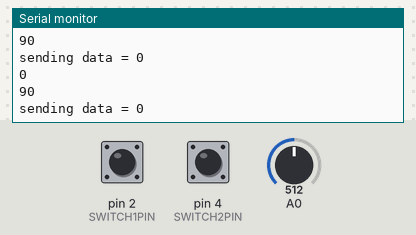
This sketch was run on a simulated Arduino Uno, built with avr-gcc and run on an emulated ATmega328P. Shown: the last lines printed to the serial monitor. The inputs (shaded band) are chosen by the test bench; at power-on: A0 = 512, pin 2 (SWITCH1PIN) LOW, pin 4 (SWITCH2PIN) LOW. No radio packets arrive unless stated.

Above: at 1.2 s.
1.3 s: A0 set to 716
At 2.2 s:
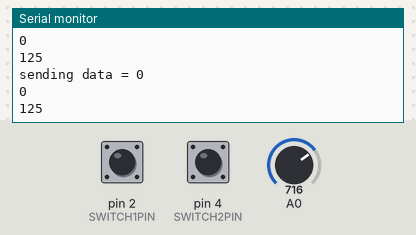
2.8 s: A0 set to 0
At 3.6 s:
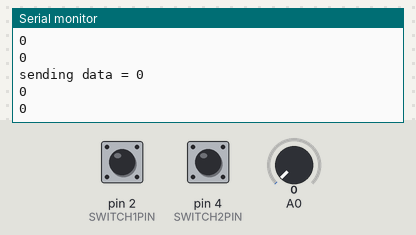
5.8 s: pin 2 (SWITCH1PIN) pulled HIGH for 0.15 s
8.9 s: pin 4 (SWITCH2PIN) pulled HIGH for 0.15 s
Timing chart, 0 to 11.5 s (numbered marks = the images above; inputs shaded):
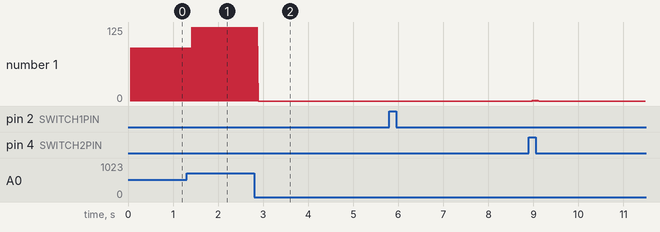

Measured:
- after the input at 1.3 s, the serial monitor: prints a new line after 0.11 s (image 1)
- plotted number 1: 90 → 125 after the input at 1.3 s

The sketch:

2switches2ledsANDPOTandmotorFINALkinda.ino
```cpp
/*
   Example using the nRF24L01 radio module to communicate
   between two Arduinos,
   the transmitter is connected to two momentary switches
   the receiver is connected to two LEDs

   Both sketches are present in this file; first the transmitter
   The receiver is included as a comment below

   These sketches require the RF24 library by TMRH20
*/


// Transmitter

// Pin usage
//
// The switches are on pins 2 and 4:
const int SWITCH1PIN = 2;
const int SWITCH2PIN = 4;
int pot_pin = 0;

// nRF24L01 uses SPI which is fixed on pins 11, 12, and 13.
// It also requires two other signals
// (CE = Chip Enable, CSN = Chip Select Not)
// Which can be any pins:

const int CEPIN = 9;
const int CSNPIN = 10;

int dataArr[3];
int POTval;
int data;

// In summary,
// nRF 24L01 pin    Arduino pin   name
//          1                     GND
//          2                     3.3V
//          3             9       CE
//          4             10      CSN
//          5             13      SCLK
//          6             11      MOSI/COPI
//          7             12      MISO/CIPO

#include <SPI.h>
#include <nRF24L01.h>
#include <RF24.h>
RF24 radio(CEPIN, CSNPIN);                // CE, CSN

// Byte of array representing the address.
// This is the address where we will send the data.
// This should be same on the receiving side.
const byte address[6] = "00500";

//struct Data_Package{
//  byte a =
//}

void setup() {
  Serial.begin(9600);

  pinMode(SWITCH1PIN, INPUT);
  pinMode(SWITCH2PIN, INPUT);

  // RF24 setup
  if (!radio.begin()) {
    Serial.println("radio  initialization failed");
    while (1)
      ;
  } else {
    Serial.println("radio successfully initialized");
  }
  radio.openWritingPipe(address);  //destination address
  radio.setPALevel(RF24_PA_MIN);   // min or max
  radio.stopListening();           //This sets the module as transmitter
}
void loop() {
  POTval = map(analogRead(A0), 0, 1023, 0, 180);
  int left = B00000000;
  if (digitalRead(SWITCH1PIN) == HIGH) {
    left = B00000001;
    dataArr[0] = 1;
  }else{
    dataArr[0] = 0;
  }
  int right = B00000000;
  if (digitalRead(SWITCH2PIN) == HIGH) {
    right = B00000010;
    dataArr[1] = 1;
  } else{
    dataArr[1] = 0;
  }

  if (POTval >=2){
    dataArr[2] = POTval;
  }else{
    dataArr[2] = 0;
  }

//  int pot = 0;
//  int val = 0;
//  if((val = analogRead(pot_pin))){
//    pot = val;
//    pot *= 10;
//  }


//  dataArr ;
  if (dataArr) {
//    Serial.println("works");
//    Serial.println(data)
    Serial.print( "sending data = " );
    for (int i = 0; i<3; i++){
    Serial.println(dataArr[i]);
    }
    radio.write(&dataArr, sizeof(dataArr)) ;
  }
}


/* Receiver

// Pin usage
  //
  #include <Servo.h>

  // The LEDs are on pins 2 and 4:
  const int LED1PIN = 2;
  const int LED2PIN = 4;
  int servoPin = 3;
  Servo Servo1;

 // int data[3];
  // nRF24L01 uses SPI which is fixed on pins 11, 12, and 13.
  // It also requires two other signals
  // (CE = Chip Enable, CSN = Chip Select Not)
  // Which can be any pins:
  const int CEPIN = 9;
  const int CSNPIN = 10;
  // In summary,
  // nRF 24L01 pin    Arduino pin   name
  //          1                     GND
  //          2                     3.3V
  //          3             9       CE
  //          4             10      CSN
  //          5             13      SCLK
  //          6             11      MOSI/COPI
  //          7             12      MISO/CIPO
  #include <SPI.h>
  #include <nRF24L01.h>
  #include <RF24.h>
  RF24 radio(CEPIN, CSNPIN);                // CE, CSN
  // Byte of array representing the address.
  // This is the address where we will send the data.
  // This should be same on the receiving side.
  const byte address[6] = "00500";
  void setup() {
    Servo1.attach(servoPin);
  Serial.begin(9600);
  pinMode(LED1PIN, OUTPUT);
  pinMode(LED2PIN, OUTPUT);
  // RF24 setup
  if (!radio.begin()) {
    Serial.println("radio  initialization failed");
    while (1)
      ;
  } else {
    Serial.println("radio successfully initialized");
  }
  radio.openReadingPipe(0,address);  //destination addres
  radio.setPALevel(RF24_PA_MIN);   // min or max
  radio.startListening();           //This sets the module as transmitter
  }
  void loop() {
  uint8_t pipeNum;
  if (radio.available(&pipeNum))  //Looking for the data.
  {
    int data[3];
    //Serial.print("data available on pipe ");
    //Serial.println(pipeNum);
    radio.read(&data, sizeof(data));  //Reading the data
    Serial.print("data = ");
    Servo1.write(data[2]);


for (int i=0; i<3; i++){
      Serial.println( data[i]);
}
 if (data[0] == 1){
  digitalWrite(LED1PIN, HIGH);
 }else {
  digitalWrite(LED1PIN, LOW);
 }

 if (data[1] == 1){
  digitalWrite(LED2PIN, HIGH);
 }else {
  digitalWrite(LED2PIN, LOW);
 }
  }


  }

*/
```
